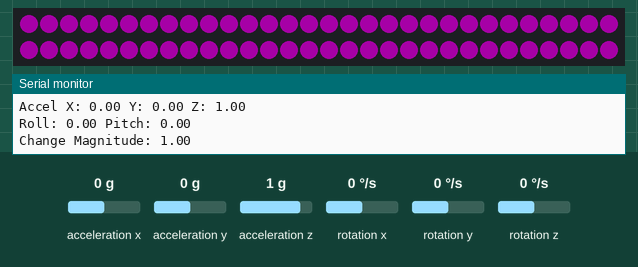
This sketch was run on a simulated Arduino Uno, built with avr-gcc and run on an emulated ATmega328P. On the bench: 60 RGB LEDs in strip order, left to right, continuing on the next row, the last lines printed to the serial monitor. The inputs (shaded band) are chosen by the test bench; at power-on: acceleration x 0 g, acceleration y 0 g, acceleration z 1 g, rotation x 0 °/s, rotation y 0 °/s, rotation z 0 °/s. Dim RGB values are drawn brighter than linear.

Above: at 4.2 s.
4.3 s: acceleration x set to -1.4 g
At 4.8 s:
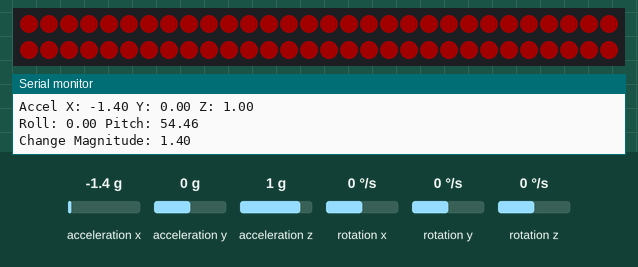
7.0 s: acceleration x set to 0.1 g
At 8.74 s:
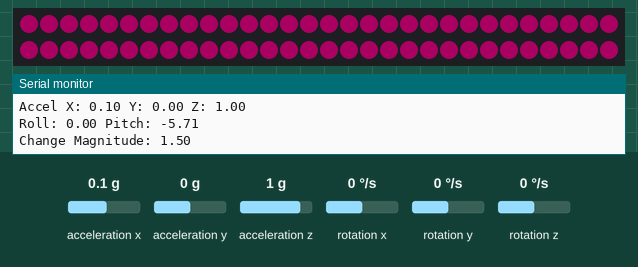
11.0 s: acceleration y set to -1.4 g
At 12.67 s:
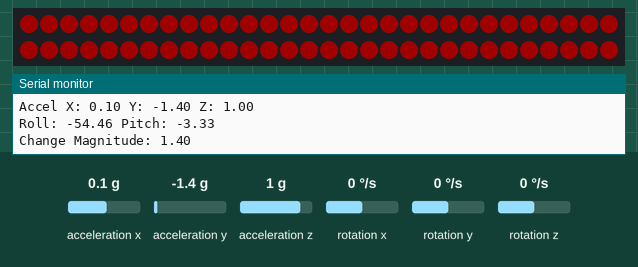

The sketch:

control_dynamic.ino
```cpp
#include <Wire.h>
#include <FastLED.h>
#include "MPU6050.h" // 包含MPU6050.h头文件

#define LIGHT_DATA_PIN 3
#define LED_TYPE WS2812B
#define COLOR_ORDER GRB
#define LIGHT_NUM_LEDS 60
#define BRIGHTNESS 90

CRGB lightLeds[LIGHT_NUM_LEDS];

// 实例化MPU6050对象
MPU6050 mpu;

// 全局变量
unsigned long lastUpdateTime = 0; // 上一次更新的时间
const int updateInterval = 500;  // 更新间隔（500毫秒）
CRGB targetColor = CRGB(0, 150, 255);  // 默认目标颜色（高纯度蓝青色）
CRGB currentColor = CRGB::Black; // 当前颜色
float lastAx = 0, lastAy = 0, lastAz = 0; // 上次的加速度值
float lastRoll = 0, lastPitch = 0; // 上次的角度值

// 初始化
void setup() {
  Serial.begin(9600);
  delay(3000); // 启动延时
  FastLED.addLeds<LED_TYPE, LIGHT_DATA_PIN, COLOR_ORDER>(lightLeds, LIGHT_NUM_LEDS).setCorrection(TypicalLEDStrip);
  FastLED.setBrightness(BRIGHTNESS);

  // 设置MPU6050
  Wire.begin();
  mpu.initialize(); // 使用MPU6050的initialize函数
}

// 呼吸效果
void breathingEffect(CRGB color1, int steps) {
  for (int i = 0; i <= steps; i++) {
    uint8_t brightness1 = map(i, 0, steps, 0, BRIGHTNESS);
    FastLED.setBrightness(brightness1);
    fill_solid(lightLeds, LIGHT_NUM_LEDS, color1);
    FastLED.show();
    delay(10);
  }
  for (int i = steps; i >= 0; i--) {
    uint8_t brightness1 = map(i, 0, steps, 0, BRIGHTNESS);
    FastLED.setBrightness(brightness1);
    fill_solid(lightLeds, LIGHT_NUM_LEDS, color1);
    FastLED.show();
    delay(10);
  }
}

// 平滑过渡到目标颜色
void smoothTransition(CRGB newColor) {
  currentColor = blend(currentColor, newColor, 32); // 每次接近目标颜色的1/8
  fill_solid(lightLeds, LIGHT_NUM_LEDS, currentColor);
  FastLED.show();
}

// 获取倾斜角度（Roll 和 Pitch）
void calculateAngles(float ax, float ay, float az, float &roll, float &pitch) {
  roll = atan2(ay, az) * 180 / PI; // 绕X轴的倾斜角度
  pitch = atan2(-ax, sqrt(ay * ay + az * az)) * 180 / PI; // 绕Y轴的倾斜角度
}

// 获取MPU6050的加速度数据并判断运动情况
void detectMovement() {
  int16_t ax, ay, az;
  mpu.getAcceleration(&ax, &ay, &az); // 获取加速度数据

  // 将加速度值转换为g单位
  float ax_g = ax / 16384.0;
  float ay_g = ay / 16384.0;
  float az_g = az / 16384.0;

  // 计算变化幅度
  float diffAx = abs(ax_g - lastAx);
  float diffAy = abs(ay_g - lastAy);
  float diffAz = abs(az_g - lastAz);
  float changeMagnitude = diffAx + diffAy + diffAz;

  // 计算倾斜角度
  float roll, pitch;
  calculateAngles(ax_g, ay_g, az_g, roll, pitch);

  // 输出调试信息
  Serial.print("Accel X: "); Serial.print(ax_g);
  Serial.print(" Y: "); Serial.print(ay_g);
  Serial.print(" Z: "); Serial.println(az_g);
  Serial.print("Roll: "); Serial.print(roll);
  Serial.print(" Pitch: "); Serial.println(pitch);
  Serial.print("Change Magnitude: "); Serial.println(changeMagnitude);

  // 更新上次的加速度值和角度值
  lastAx = ax_g;
  lastAy = ay_g;
  lastAz = az_g;
  lastRoll = roll;
  lastPitch = pitch;

  // 判断运动情况并更新目标颜色
  if (abs(roll) > 10 || abs(pitch) > 10) { // 倾斜超过10度
    targetColor = CRGB(200, 0, 0); // 深红
  } else if (changeMagnitude > 1.0) { // 突然被晃动
    targetColor = CRGB(255, 0, 150); // 洋红
  } else if (abs(az_g - 1.0) > 0.5) { // 上下运动
    targetColor = CRGB(255, 200, 0); // 高nn                        亮黄色
  } else { // 静止状态
    targetColor = CRGB(200, 0, 200); // 蓝青色
  }
}

void loop() {
  unsigned long currentTime = millis();

  // 每隔500毫秒检测一次方向并更新目标颜色
  if (currentTime - lastUpdateTime >= updateInterval) {
    lastUpdateTime = currentTime;
    detectMovement();
  }

  // 呼吸效果（每次调用时逐步过渡到目标颜色）
  breathingEffect(targetColor, 50);
}
```

Measured:
- after the input at 4.3 s, the LEDs: change after 0.35 s (image 1)
- after the input at 7.0 s, the LEDs: first differ from a run without the input after 1.6 s (image 2)
- after the input at 11.0 s, the LEDs: first differ from a run without the input after 1.5 s (image 3)
